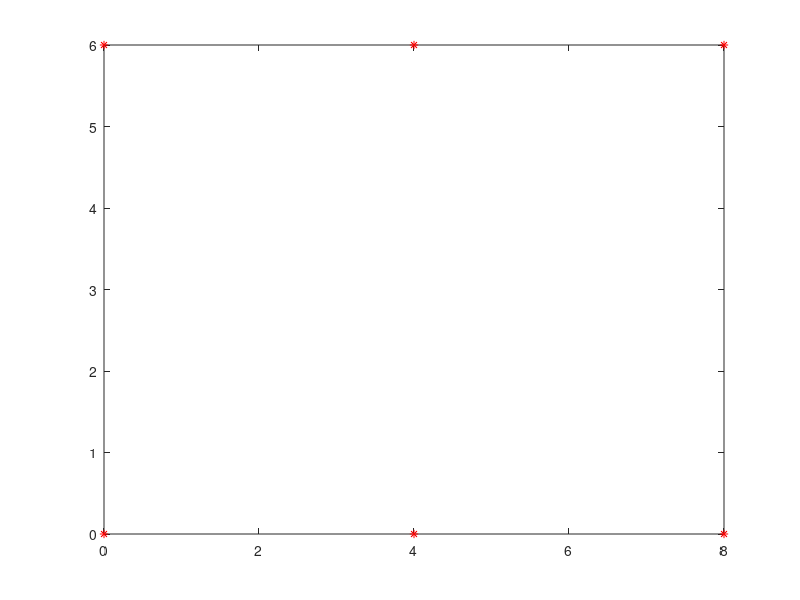

Write MATLAB code to recreate this figure. (Note: this script raises an error after producing the figure.)
% EECS 499 - Homework 3
% Question 1.2
% Author: Krashagi Gupta
% Case ID: kxg360
clear;
clc;

% initialise
%% 1.2
global M
M = 100;
x0 = [2, 2, 0]; % vector inital pose
X0 = repmat(x0, M, 1);

Ut = [[1,0.0001]; [1,0.0001];[1,0.0001]; [pi/2, pi/2]; [pi/2, pi/2];[1,0.0001]; [1,0.0001];[1,0.0001]];

Zt = [[2.276, 5.249, 2];[4.321, 5.834, 3];[3.418, 5.869, 3];[3.774, 5.911, 4];
    [2.631, 5.140, 5];[4.770,5.791,6];[3.828, 5.742, 6];[3.153, 5.739, 6]];

m1 = [0, 0];
m2 = [4, 0];
m3 = [8, 0];
m4 = [8, 6];
m5 = [4, 6];
m6 = [0, 6];
map = [m1; m2; m3; m4; m5; m6];
h = figure;
for i = 1:6    
    plot(map(i,1),map(i,2),'r*')
    hold on ;
end
Xr = zeros(8 * M,4);
Xbar = zeros(8 * M,4);
step = 0;
tempX = zeros(M,3);
tempX = X0;

for q = 1 : 8
     [Xr(1+ M*(q - 1):q*M,:),Xbar(1+ M*(q - 1):q*M,:)]= mcl_algo(tempX, Ut(q,:), Zt(q,:), map);  %%%% problem is here for 2nd one
     tempX  = Xr(1+ M*(q - 1):q * M,:);    
end

plot_everything(x0, Ut ,Xr, Xbar)

%% mcl algorithm
function [Xt, Xt_bar] = mcl_algo(Xt_1, ut, zt, map)
    
   global M
   alpha = [0.0001, 0.0001, 0.01, 0.0001, 0.0001, 0.0001 ];

    % line 2
    Xt_bar =  zeros(M,4);
    Xt = zeros(M,4);
    tempX = zeros(1,3);
    
    % line 3
    for m = 1: M
   

     tempX = sample_motion_model_velocity1(ut, Xt_1(m,:))';
           
%            
%    line 5
       tempWt = measurement_model(zt, tempX, map); %%%% have to solve
%    line 6

        Xt_bar(m,:)= [tempX tempWt] ;
    end
     % rearrange by wt
     
         Xt_bar = sortrows(Xt_bar,1);
%         Xt_bar(m,:)
%       line 7
        Xt = resample(Xt_bar);
        
   
   
end
%% sample_motion_model

function [xn]= sample_motion_model(ut0, xp, alpha)

    
        xn =[0,0,0];
        xo = xp(1);
        yo = xp(2);
        thetao = xp(3);
        delT = 1 ;

    %     building an error array
        errorArray = sample_error(ut0,alpha);
    
        vcp  = ut0(1) + errorArray(1,1);
        wcp = ut0(2) + errorArray(2,1);
        ycp = errorArray(3,1);


        xn(1,1) = xo  + (-vcp/wcp)* sin(thetao) + (vcp/wcp)*sin(thetao + (wcp* delT)); 
        xn(1,2) = yo  + (vcp/wcp)* cos(thetao) - (vcp/wcp)*cos(thetao + (wcp* delT));
        xn(1,3) = thetao  +  wcp*delT  + ycp*delT ;
      
%     end
end

%% sample error 

function[errorArray] = sample_error(ut, alp)

errorArray = [0; 0; 0;];
v = ut(1);
w = ut(2);
vcpE = sample(v, w, alp(1), alp(2));
wcpE = sample(v, w, alp(3), alp(4));
ycpE =  sample(v, w, alp(5), alp(6));
errorArray(1,1)= vcpE;
errorArray(2,1)= wcpE;
errorArray(3,1)= ycpE;

end
%% sample
function[err] = sample(v, w, alfF, alfS)
varnc = alfF*v + alfS*w;
mu = 0;
sigma = sqrt(varnc);
err = normrnd(mu,sigma);
end
%% sample2
function [xt]=sample_motion_model_velocity1(ut,xtm1)
N = 1;
alpha=[0.0001;0.0001;0.01;0.0001;0.0001;0.0001];
vv=ut(1)+normrnd(0,(alpha(1)*ut(1)^2+alpha(2)*ut(2)^2)^0.5,[N,1]);
ww=ut(2)+normrnd(0,(alpha(3)*ut(1)^2+alpha(4)*ut(2)^2)^0.5,[N,1]);
rr=normrnd(0,(alpha(5)*ut(1)^2+alpha(6)*ut(2)^2)^0.5,[N,1]);
    for i=1:N
    xt(1,:)=xtm1(1)-vv./ww.*sin(xtm1(3))+vv./ww.*sin(xtm1(3)+ww.*1);
    xt(2,:)=xtm1(2)+vv./ww.*cos(xtm1(3))-vv./ww.*cos(xtm1(3)+ww.*1);
    xt(3,:)=xtm1(3)+ww.*1+rr.*1;
    end
end


%%
function [reqProb] = measurement_model(z,X,m)
      % input received right
%     input form 
%     z -> [d,a]
      d = z(1);
      a = z(2);
      s = z(3);
%     X -> [x, y, theta]
      x = X(1);
      y = X(2);
      theta = X(3);
%     m -> [mx, my]
      mx = m(s,1);
      my = m(s,2);
      % noise parameters
      sigmaR = 0.1;
      sigmaPhi = 0.09;
  
    dCp = sqrt((mx - x)^2 + (my - y)^2);
    alphaCp =  atan2(my - y,mx - x) - theta;
%     pDet = prob(dCp - d, sigmaR^2)* prob(alphaCp - a, sigmaPhi^2);
    pDet = prob(dCp - d, sigmaR^2)* prob(alphaCp - a, sigmaPhi^2);
  
    Zdet = 1;
    reqProb = Zdet * pDet;
%     1/(2*pi*sigmar^2)^0.5* exp(-0.5*(zt(1)-rhat)^2/sigmar^2)
    
    
end
%% prob function
function [ansr] = prob(a, var)
%UNTITLED4 Summary of this function goes here
%   Detailed explanation goes here
ansr =  (1/(2*pi*var)^0.5)* exp(-0.5*(a)^2/var);
end

%% plot nominal motion
function [] = plot_everything(x0,Ut, Xr, Xbar)   
%     x = 2;
%     y = 2;
%     theta = 0 ;
%     v = pi/2;
%     w = pi/2;
    X = zeros(8, 3);
    global M;
    global delta_t;
    delta_t = 1;
    old_location = x0;
    for t = 1: 8        
        temp_X = move(old_location, Ut(t,:), delta_t);
        line([old_location(1), temp_X(1)], [old_location(2), temp_X(2)], 'Color','black');
        hold on ;
       
        X(t,:) = temp_X;
        old_location = temp_X;
    end
    
    for t = 1:8
        plot(X(t,1),X(t,2),'r*'); 
        hold on ;
    end   
    for g = 1 : 8 * M
        scatter(Xbar(g,1),Xr(g,2),10,'b','filled');
        hold on;
    end
    for g = 1 : 8 * M
        scatter(Xr(g,1),Xr(g,2),10,'k','filled');
        hold on;
    end 
    

end

%% functions
function [new_posi] = move(old_posi, miu, delta_t)
    new_posi = old_posi + [-miu(1)/miu(2) * sin(old_posi(3)) + miu(1)/miu(2) * sin(old_posi(3) + miu(2) * delta_t), miu(1)/miu(2) * cos(old_posi(3)) - miu(1)/miu(2) * cos(old_posi(3) + miu(2) * delta_t), miu(2) * delta_t];
end

%% resample
function [Xt] = resample(Xt_bar)
global M
%UNTITLED4 Summary of this function goes here
%   Detailed explanation goes here
    
    dim = size(Xt_bar); 
    Xt = zeros(dim); % ensuring output has same dimensions as input
    Xt_bar_norm =  Xt_bar./sum(Xt_bar);
    cumSum =  cumsum(Xt_bar_norm);
    for j = 1: M         
         chance = rand(1, 1);
         % works right
         for k = 1 : M             
            if(cumSum(k,1) >= chance)                
                 Xt(j,:) = Xt_bar(k,:);
                 break;
            end        
         end
    end
end

 %% shhd  
function [q]=landmark_model_known_correspondence(zt,ct,xt,m)
j=ct;
rhat=((m(1,j)-xt(1))^2+(m(2,j)-xt(2))^2)^0.5;
phihat=atan2(m(2,j)-xt(2),m(1,j)-xt(1))-xt(3);
q=1/(2*pi*0.01)^0.5*exp(-0.5*(zt(1)-rhat)^2/0.01)*1/(2*pi*0.09^2)^0.5*exp(-0.5*(zt(2)-phihat)^2/0.09^2);

end


